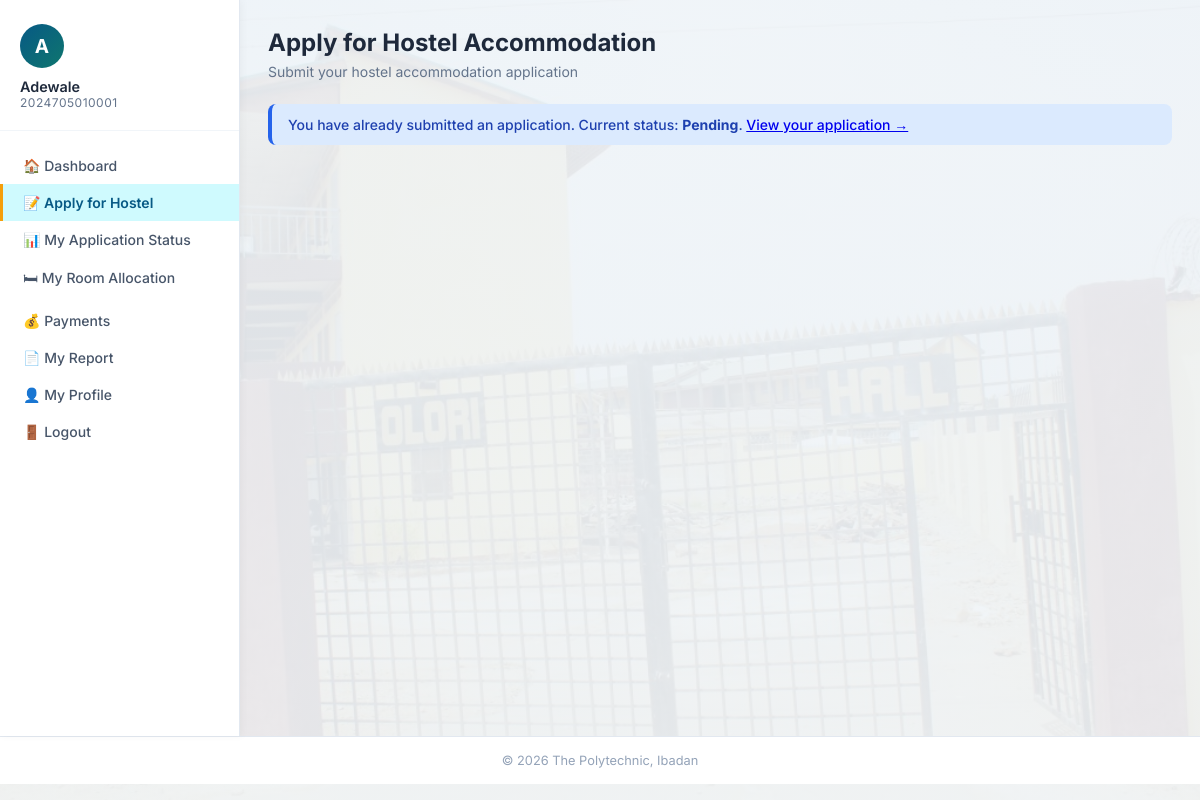
/student/apply.php (signed in), run on the app's committed database.
### tables this page shows
CREATE TABLE students (
    student_id INT AUTO_INCREMENT PRIMARY KEY,
    matric_no VARCHAR(13) NOT NULL UNIQUE,
    full_name VARCHAR(200) NOT NULL,
    department VARCHAR(150) NOT NULL,
    level VARCHAR(20) NOT NULL,
    gender VARCHAR(10) NOT NULL,
    phone VARCHAR(20),
    email VARCHAR(150),
    password VARCHAR(255) NOT NULL,
    created_at DATETIME DEFAULT CURRENT_TIMESTAMP
);

CREATE TABLE applications (
    app_id INT AUTO_INCREMENT PRIMARY KEY,
    student_id INT NOT NULL,
    hostel_id INT NOT NULL,
    preferred_room_id INT NULL,
    preferred_bunk VARCHAR(10) NULL,
    payment_ref VARCHAR(100),
    status VARCHAR(20) NOT NULL DEFAULT 'Pending',
    rejection_reason TEXT NULL,
    applied_at DATETIME DEFAULT CURRENT_TIMESTAMP,
    FOREIGN KEY (student_id) REFERENCES students(student_id) ON DELETE CASCADE,
    FOREIGN KEY (hostel_id) REFERENCES hostels(hostel_id) ON DELETE CASCADE,
    FOREIGN KEY (preferred_room_id) REFERENCES rooms(room_id) ON DELETE SET NULL
);

### student/apply.php (the view, shortened to what this page needs)
<?php
require_once '../includes/db.php';
$sid = $_SESSION['student_id'];
$existing = $pdo->prepare("SELECT * FROM applications WHERE student_id=?");
$existing->execute([$sid]);
$existing = $existing->fetch();
$student = $pdo->prepare("SELECT * FROM students WHERE student_id=?");
$student->execute([$sid]);
$student = $student->fetch();
?>
<!DOCTYPE html>
<html lang="en">
<head>
<link rel="stylesheet" href="../css/style.css?v=6">
</head>
<body>
<div class="wrapper">
<aside class="sidebar">
    <div class="user-info">
        <div class="avatar"><?= strtoupper(substr($student['full_name'],0,1)) ?></div>
        <div class="name"><?= htmlspecialchars(explode(' ',$student['full_name'])[0]) ?></div>
        <div class="role"><?= htmlspecialchars($student['matric_no']) ?></div>
    </div>
    <nav class="sidebar-nav">
        <a href="dashboard.php">🏠 Dashboard</a>
        <a href="apply.php" class="active">📝 Apply for Hostel</a>
        <a href="status.php">📊 My Application Status</a>
        <a href="allocation.php">🛏 My Room Allocation</a>
        <a href="payments.php">💰 Payments</a>
        <a href="reports.php">📄 My Report</a>
        <a href="profile.php">👤 My Profile</a>
        <a href="logout.php">🚪 Logout</a>
    </nav>
</aside>
<main class="main">
    <div class="page-title">Apply for Hostel Accommodation</div>
    <div class="page-subtitle">Submit your hostel accommodation application</div>
    <?php if ($existing): ?>
    <div class="alert alert-info">
        You have already submitted an application. Current status: <strong><?= htmlspecialchars($existing['status']) ?></strong>.
        <a href="status.php">View your application &rarr;</a>
    </div>
    <?php endif; ?>
</main>
</div>
<div class="footer">&copy; <?= date('Y') ?> The Polytechnic, Ibadan</div>
</body>
</html>

### css/style.css (style rules this page uses)
* { margin: 0; padding: 0; box-sizing: border-box; }
body { font-family: 'Inter', sans-serif; background-image: linear-gradient(rgba(240,244,248,0.93), rgba(240,244,248,0.93)), url('../assets/olorihostel.jpg'); background-position: center; background-size: cover; background-attachment: fixed; color: #1e293b; min-height: 100vh; }
.alert { padding: 12px 16px; border-radius: 8px; font-size: 0.875rem; margin-bottom: 18px; font-weight: 500; }
.alert-info { background: #dbeafe; color: #1e40af; border-left: 4px solid #2563eb; }
.wrapper { display: flex; min-height: calc(100vh - 64px); }
.sidebar { width: 240px; background: white; border-right: 1px solid #e2e8f0; padding: 24px 0; flex-shrink: 0; box-shadow: 2px 0 8px rgba(0,0,0,0.04); }
.sidebar .user-info { padding: 0 20px 20px; border-bottom: 1px solid #f1f5f9; margin-bottom: 16px; }
.sidebar .user-info .avatar { width: 44px; height: 44px; background: linear-gradient(135deg, #075985 0%, #0f766e 100%); border-radius: 50%; display: flex; align-items: center; justify-content: center; color: white; font-size: 1.2rem; font-weight: 700; margin-bottom: 10px; }
.sidebar .user-info .name { font-size: 0.9rem; font-weight: 600; color: #1e293b; }
.sidebar .user-info .role { font-size: 0.75rem; color: #64748b; text-transform: uppercase; letter-spacing: 0.5px; }
.sidebar-nav a { display: flex; align-items: center; gap: 10px; padding: 10px 20px; color: #475569; text-decoration: none; font-size: 0.875rem; font-weight: 500; transition: all 0.2s; border-left: 3px solid transparent; }
.sidebar-nav a.active { background: #cffafe; color: #075985; border-left-color: #f59e0b; font-weight: 600; }
.main { flex: 1; padding: 28px; overflow-x: hidden; }
.page-title { font-size: 1.5rem; font-weight: 700; color: #1e293b; margin-bottom: 6px; }
.page-subtitle { font-size: 0.875rem; color: #64748b; margin-bottom: 24px; }
.footer { background: white; border-top: 1px solid #e2e8f0; padding: 16px 28px; text-align: center; font-size: 0.8rem; color: #94a3b8; }

### data on the page
students: full_name "A", full_name "Adewale", matric_no "2024705010001"
applications: status "Pending"
